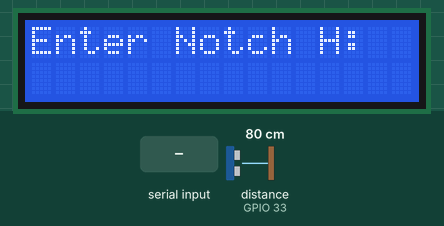
Recording of a sketch running on a simulated ESP32. Parts: 16×2 character LCD. The inputs (shaded band) are chosen by the test bench; at power-on: distance to the obstacle (sensor on GPIO 33) 80 cm. The echo pulse lasts 58.3 µs per cm; nothing arrives over Bluetooth unless stated; what the sketch prints to the serial monitor is not drawn.

Above: at 0.8 s.
0.9 s: "0\n" received over the second serial link
At 3.3 s:
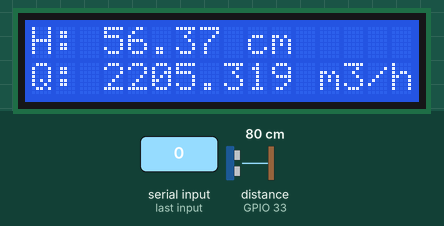
3.9 s: distance to the obstacle (sensor on GPIO 33) set to 2 cm
At 5.6 s:
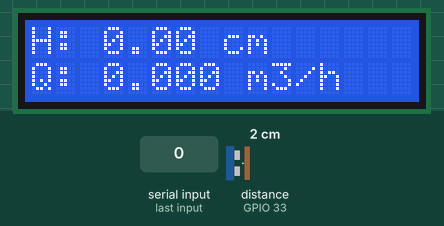
6.0 s: distance to the obstacle (sensor on GPIO 33) set to 35 cm
At 6.9 s:
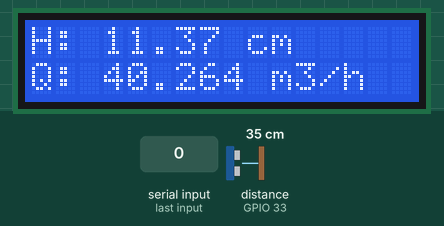
8.1 s: distance to the obstacle (sensor on GPIO 33) set to 60 cm
At 9.6 s:
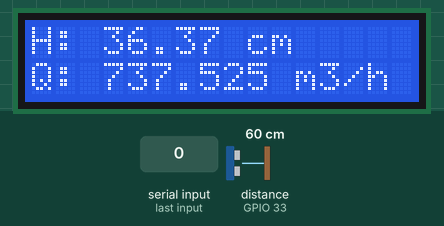
Timing chart, 0 to 11.1 s (numbered marks = the images above; inputs shaded):
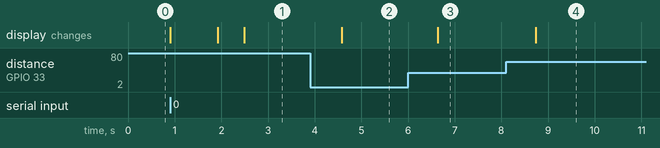

Measured:
- after the input at 0.9 s, the display: first changes at once (image 1 shows a later state)
- after the input at 3.9 s, the display: changes after 0.68 s (image 2)
- after the input at 6.0 s, the display: changes after 0.64 s (image 3)
- after the input at 8.1 s, the display: changes after 0.64 s (image 4)

The sketch:

vnotchbaru.ino
```cpp
#include <Wire.h>
#include <LiquidCrystal_PCF8574.h>  // ESP32-compatible I2C LCD library
#include <NewPing.h>
#include <math.h>
#include "BluetoothSerial.h"  // ESP32 Bluetooth Library

// Pin Definitions
#define TRIG_PIN 25
#define ECHO_PIN 33
#define MAX_DISTANCE 200
#define SPEED_OF_SOUND 0.0343
#define DISTANCE_OFFSET -3.62
#define NUM_SAMPLES 10

// V-Notch Parameters
#define SENSOR_HEIGHT 20  // Distance from sensor to V-notch crest (cm)
#define NOTCH_ANGLE 90.0  // Notch angle in degrees
#define CD 0.6  // Discharge coefficient
#define K_CONSTANT_DEFAULT 0.02  // Default k value (adjustable via Bluetooth)

BluetoothSerial BT;  // Initialize Bluetooth Serial
NewPing sonar(TRIG_PIN, ECHO_PIN, MAX_DISTANCE);
LiquidCrystal_PCF8574 lcd(0x27);  // LCD I2C Address

float NOTCH_BOTTOM_HEIGHT = 15;  // Distance from tank bottom to V-notch bottom (cm)
float K_CONSTANT = K_CONSTANT_DEFAULT;  // Adjustable k value

// Median Filtering for Distance Measurement
float getFilteredDistance() {
  float readings[NUM_SAMPLES];
  for (int i = 0; i < NUM_SAMPLES; i++) {
    readings[i] = (sonar.ping() * SPEED_OF_SOUND) / 2;
    delay(50);
  }
  // Sorting for Median
  for (int i = 0; i < NUM_SAMPLES - 1; i++) {
    for (int j = i + 1; j < NUM_SAMPLES; j++) {
      if (readings[i] > readings[j]) {
        float temp = readings[i];
        readings[i] = readings[j];
        readings[j] = temp;
      }
    }
  }
  return readings[NUM_SAMPLES / 2] + DISTANCE_OFFSET;
}

// Calculate Flow Rate using the new Formula
float calculateFlowRate(float H) {
  if (H <= 0) return 0.0;  // No flow if water is below the notch

  float thetaRad = (NOTCH_ANGLE * M_PI) / 180.0; // Convert degrees to radians
  float H_m = H / 100.0;  // Convert cm to meters
  float Q = 4.28 * CD * tan(thetaRad / 2.0) * pow((H_m + K_CONSTANT), 2.5);
  return Q;  // Flow rate in cubic meters per second (m^3/s)
}

void setup() {
  Serial.begin(115200);
  BT.begin("ESP32_VNotch");  // Set Bluetooth device name
  lcd.begin(16, 2);
  lcd.setBacklight(255);

  lcd.setCursor(0, 0);
  lcd.print("Enter Notch H:");
  Serial.println("Enter Notch Bottom Height (cm) via Bluetooth:");

  while (BT.available() == 0) {
    // Wait for user input via Bluetooth
  }
  NOTCH_BOTTOM_HEIGHT = BT.parseFloat();
  Serial.print("Notch Bottom Height set to: ");
  Serial.print(NOTCH_BOTTOM_HEIGHT);
  Serial.println(" cm");

  lcd.setCursor(0, 1);
  lcd.print("Enter k:");
  Serial.println("Enter k value via Bluetooth:");

  while (BT.available() == 0) {
    // Wait for user input via Bluetooth
  }
  K_CONSTANT = BT.parseFloat();
  Serial.print("k set to: ");
  Serial.println(K_CONSTANT);

  lcd.clear();
}

void loop() {
  float D = getFilteredDistance(); // Distance from sensor to water surface (cm)
  if (D < 0) D = 0;

  float H = D - SENSOR_HEIGHT; // Water height above V-notch crest
  if (H < 0) H = 0;  // No negative height

  float H_total = NOTCH_BOTTOM_HEIGHT + H; // Total water height from bottom to surface

  float Q = calculateFlowRate(H); // Compute flow rate in m^3/s

  // Convert flow rate to m³/h
  float Q_m3h = Q * 3600;

  static float lastQ = -1;
  if (abs(Q_m3h - lastQ) > 0.001) {  // Update only if flow changes significantly
    lcd.clear();
    lcd.setCursor(0, 0);
    lcd.print("H: ");
    lcd.print(H);
    lcd.print(" cm");

    lcd.setCursor(0, 1);
    lcd.print("Q: ");
    lcd.print(Q_m3h, 3);
    lcd.print(" m3/h");

    Serial.print("H: ");
    Serial.print(H);
    Serial.print(" cm, H_total: ");
    Serial.print(H_total);
    Serial.print(" cm, Q: ");
    Serial.print(Q_m3h, 3);
    Serial.println(" m^3/h");

    // Send Data via Bluetooth
    BT.print(H);
    BT.print(",");
    BT.print(H_total);
    BT.print(",");
    BT.println(Q_m3h, 3);

    lastQ = Q_m3h;
  }
  delay(500);
}
```
